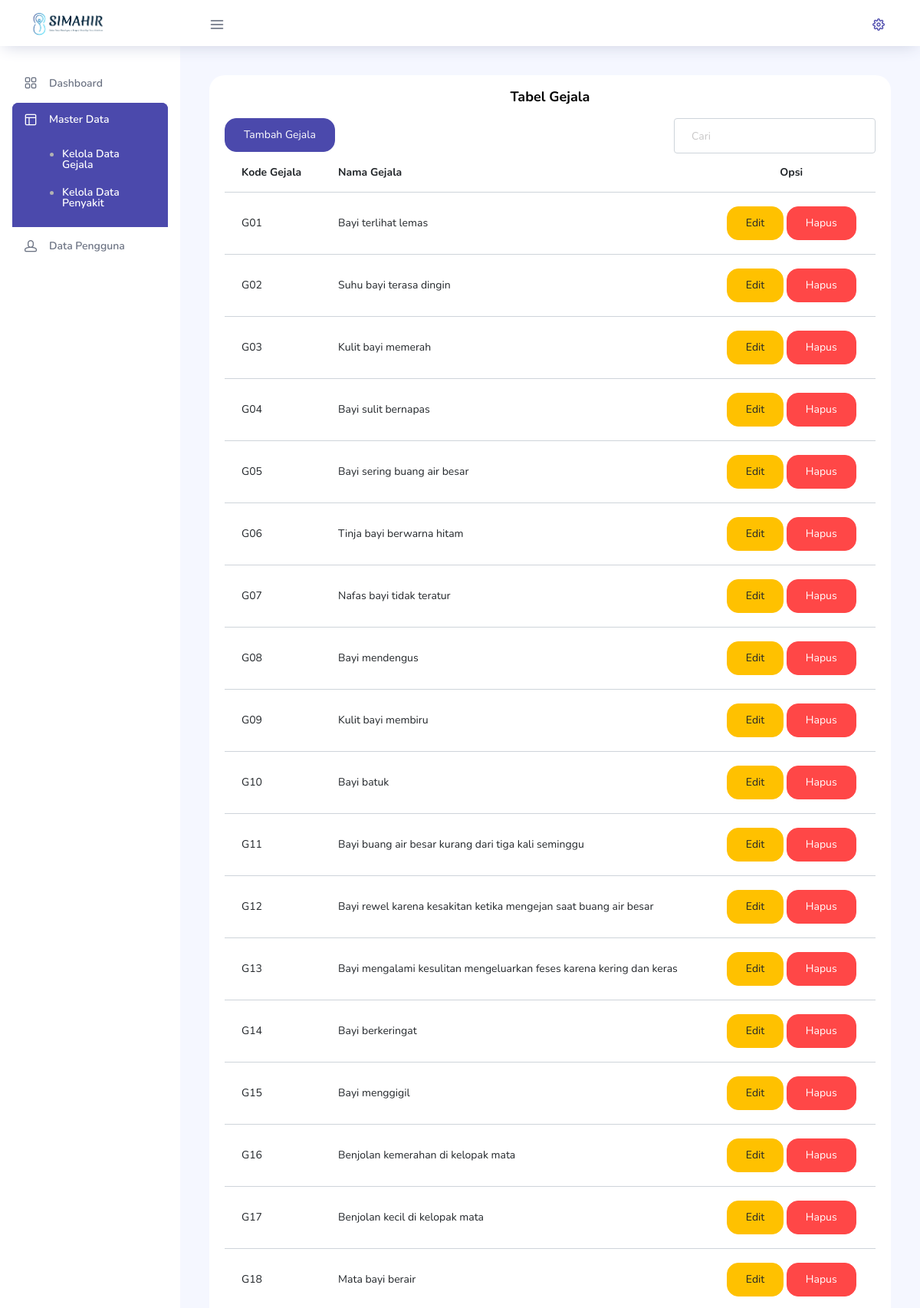
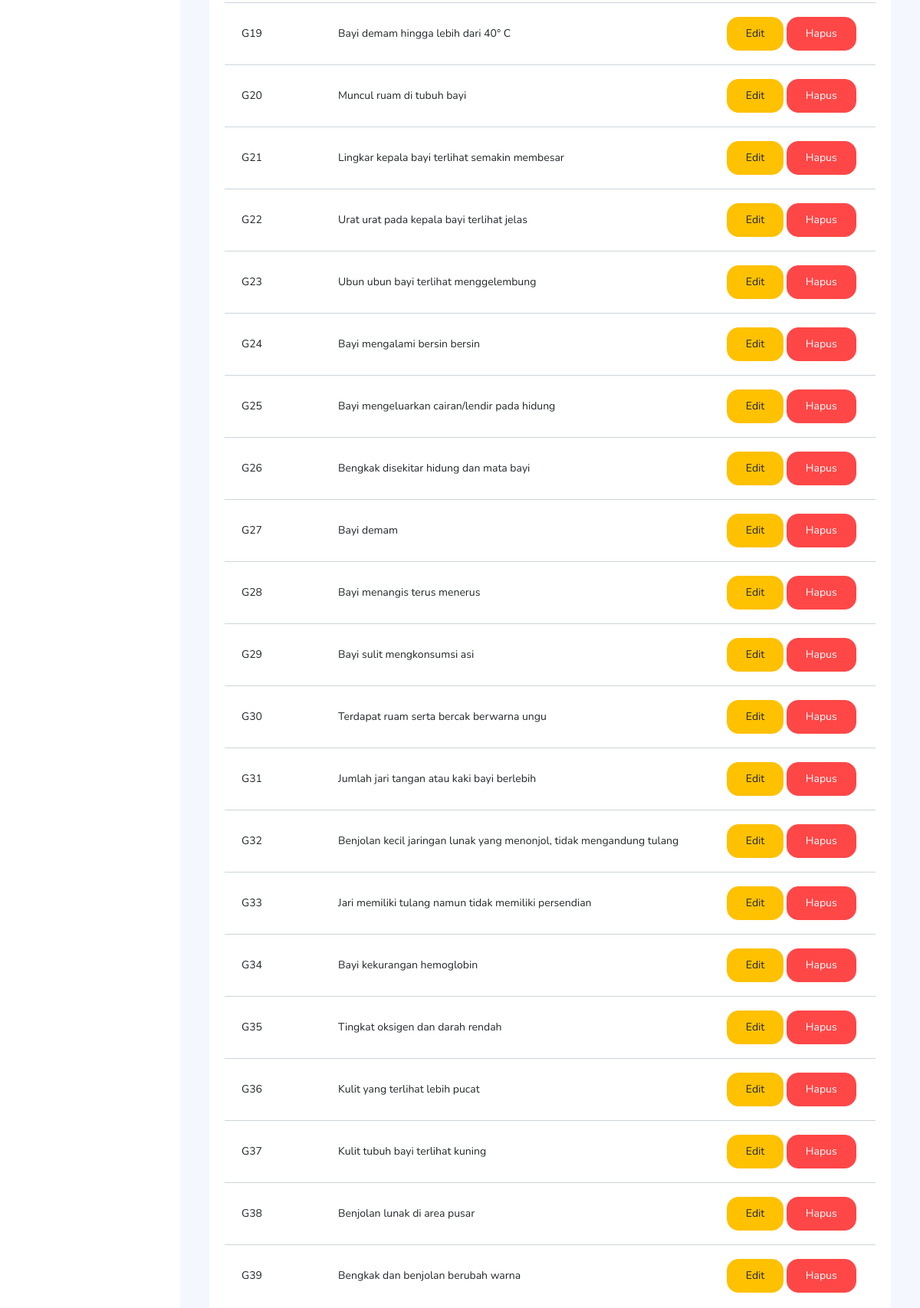
The page /view/tb_gejala.php (signed in, upper part) on the database its author committed (2 pictures, top to bottom).
### tables this page shows
CREATE TABLE `tb_gejala`  (
  `kode_gejala` varchar(4) NOT NULL,
  `nama_gejala` varchar(255) NOT NULL,
  PRIMARY KEY (`kode_gejala`) USING BTREE
);

### class/koneksi.php (called while the page is built, shortened)
<?php
    class koneksi{
        public function __construct($con){
            $this->db=$con;
        }
    }
?>

### class/class_gejala.php (the view, shortened to what this page needs)
<?php
require_once 'koneksi.php';
class gejala extends koneksi {
                ?>
<?php
    public function Tampilgejala ($query){
        $query = $this->db->prepare($query);
        $query->execute();
    while($row = $query->fetch(PDO::FETCH_ASSOC))
    {
     ?>
<tr>
    <td><?php echo "{$row['kode_gejala']}"; ?></td>
    <td><?php echo "{$row['nama_gejala']}"; ?></td>
    <td>
        <center>
            <a href="tb_gejala_edit.php?id=<?php echo $row['kode_gejala'] ?>" class='btn btn-warning'>Edit</a>
            <a class="hapus_gejala btn btn-danger" id="<?php echo $row['kode_gejala'] ?>">Hapus</a>
        </center>
    </td>
</tr>
<?php
   }
}
}

### rows shown on the page
tb_gejala: kode_gejala "G01", nama_gejala "Bayi terlihat lemas"
tb_gejala: kode_gejala "G02", nama_gejala "Suhu bayi terasa dingin"
tb_gejala: kode_gejala "G03", nama_gejala "Kulit bayi memerah"
tb_gejala: kode_gejala "G04", nama_gejala "Bayi sulit bernapas"
tb_gejala: kode_gejala "G05", nama_gejala "Bayi sering buang air besar"
tb_gejala: kode_gejala "G06", nama_gejala "Tinja bayi berwarna hitam"
tb_gejala: kode_gejala "G07", nama_gejala "Nafas bayi tidak teratur"
tb_gejala: kode_gejala "G08", nama_gejala "Bayi mendengus"
tb_gejala: kode_gejala "G09", nama_gejala "Kulit bayi membiru"
tb_gejala: kode_gejala "G10", nama_gejala "Bayi batuk"
tb_gejala: kode_gejala "G11", nama_gejala "Bayi buang air besar kurang dari tiga kali seminggu"
tb_gejala: kode_gejala "G12", nama_gejala "Bayi rewel karena kesakitan ketika mengejan saat buang air besar"
tb_gejala: kode_gejala "G13", nama_gejala "Bayi mengalami kesulitan mengeluarkan feses karena kering dan keras"
tb_gejala: kode_gejala "G14", nama_gejala "Bayi berkeringat"
tb_gejala: kode_gejala "G15", nama_gejala "Bayi menggigil"
tb_gejala: kode_gejala "G16", nama_gejala "Benjolan kemerahan di kelopak mata"
tb_gejala: kode_gejala "G17", nama_gejala "Benjolan kecil di kelopak mata"
tb_gejala: kode_gejala "G18", nama_gejala "Mata bayi berair"
tb_gejala: kode_gejala "G19", nama_gejala "Bayi demam hingga lebih dari 40° C"
tb_gejala: kode_gejala "G20", nama_gejala "Muncul ruam di tubuh bayi"
tb_gejala: kode_gejala "G21", nama_gejala "Lingkar kepala bayi terlihat semakin membesar"
tb_gejala: kode_gejala "G22", nama_gejala "Urat urat pada kepala bayi terlihat jelas"
tb_gejala: kode_gejala "G23", nama_gejala "Ubun ubun bayi terlihat menggelembung"
tb_gejala: kode_gejala "G24", nama_gejala "Bayi mengalami bersin bersin"
tb_gejala: kode_gejala "G25", nama_gejala "Bayi mengeluarkan cairan/lendir pada hidung"
tb_gejala: kode_gejala "G26", nama_gejala "Bengkak disekitar hidung dan mata bayi"
tb_gejala: kode_gejala "G27", nama_gejala "Bayi demam"
tb_gejala: kode_gejala "G28", nama_gejala "Bayi menangis terus menerus"
tb_gejala: kode_gejala "G29", nama_gejala "Bayi sulit mengkonsumsi asi"
tb_gejala: kode_gejala "G30", nama_gejala "Terdapat ruam serta bercak berwarna ungu"
tb_gejala: kode_gejala "G31", nama_gejala "Jumlah jari tangan atau kaki bayi berlebih"
tb_gejala: kode_gejala "G32", nama_gejala "Benjolan kecil jaringan lunak yang menonjol, tidak mengandung tulang"
tb_gejala: kode_gejala "G33", nama_gejala "Jari memiliki tulang namun tidak memiliki persendian"
tb_gejala: kode_gejala "G34", nama_gejala "Bayi kekurangan hemoglobin"
tb_gejala: kode_gejala "G35", nama_gejala "Tingkat oksigen dan darah rendah"
tb_gejala: kode_gejala "G36", nama_gejala "Kulit yang terlihat lebih pucat"
tb_gejala: kode_gejala "G37", nama_gejala "Kulit tubuh bayi terlihat kuning"
tb_gejala: kode_gejala "G38", nama_gejala "Benjolan lunak di area pusar"
tb_gejala: kode_gejala "G39", nama_gejala "Bengkak dan benjolan berubah warna"
